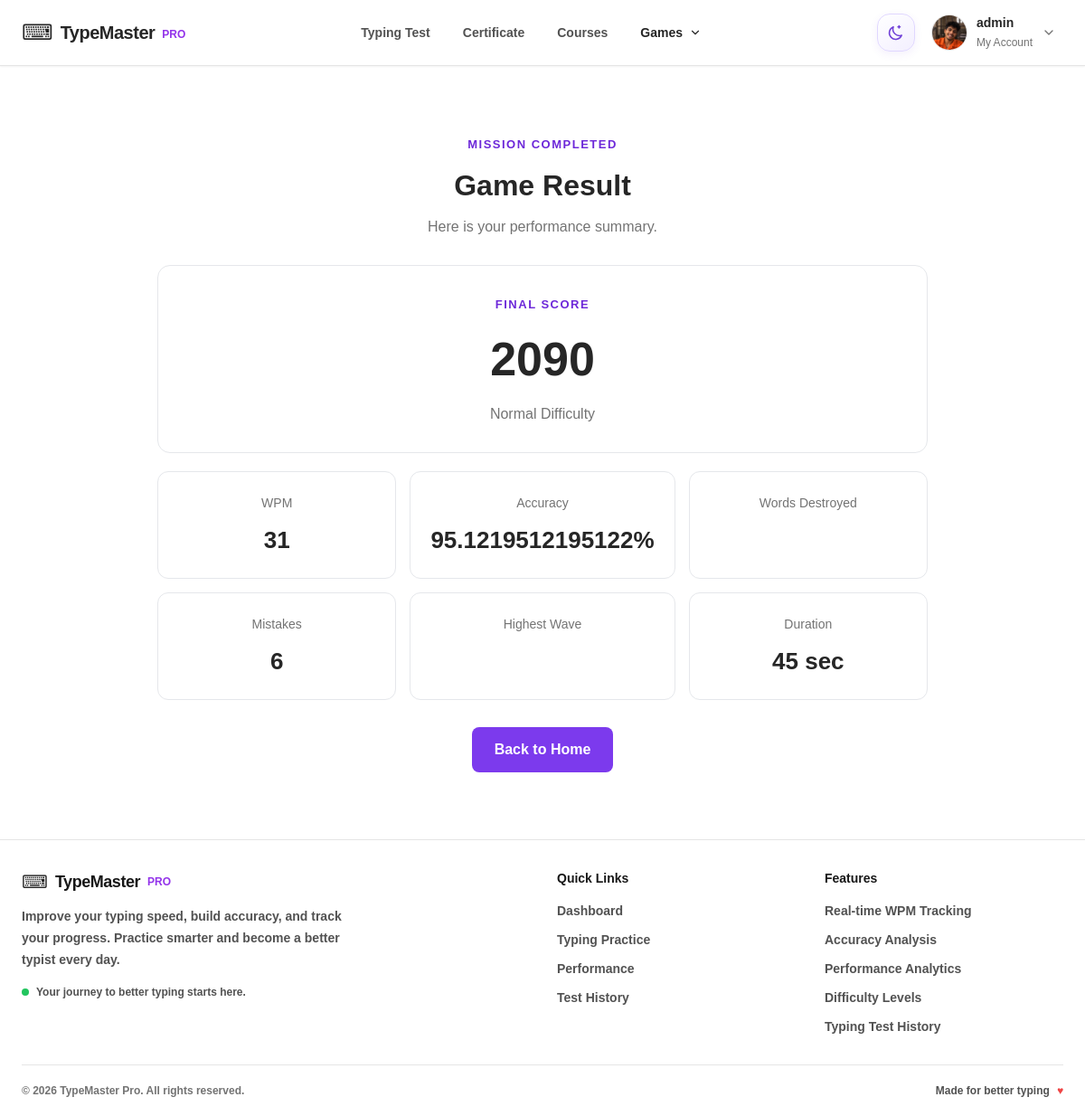
Screenshot of /type-fighter/result/1/ (signed in) with the database file from the repository.
### type/models.py (models this page shows, shortened)
class UserProfile(models.Model):
    user = models.OneToOneField(
        User,
        on_delete=models.CASCADE,
        related_name='profile'
    )
    bio = models.TextField(blank=True)
    profile_picture = models.ImageField(
        upload_to='profile_pictures/',
        blank=True,
        null=True
    )
    cover_image = models.ImageField(
        upload_to='profile_covers/',
        blank=True,
        null=True,
        help_text='Optional profile banner image.'
    )
    created_at = models.DateTimeField(auto_now_add=True)
    updated_at = models.DateTimeField(auto_now=True)

class TypeFighterResult(models.Model):
    DIFFICULTY_CHOICES = [
        ('easy', 'Easy'),
        ('normal', 'Normal'),
        ('hard', 'Hard'),
        ('extreme', 'Extreme'),
    ]
    RESULT_CHOICES = [
        ('win', 'Win'),
        ('loss', 'Loss'),
        ('draw', 'Draw'),
    ]
    user = models.ForeignKey(
        User,
        on_delete=models.CASCADE,
        related_name='type_fighter_results'
    )
    difficulty = models.CharField(
        max_length=10,
        choices=DIFFICULTY_CHOICES
    )
    result = models.CharField(
        max_length=10,
        choices=RESULT_CHOICES,
        default='draw'
    )
    score = models.PositiveIntegerField(default=0)
    wpm = models.PositiveIntegerField(default=0)
    accuracy = models.FloatField(default=0)
    words_typed = models.PositiveIntegerField(default=0)
    mistakes = models.PositiveIntegerField(default=0)
    wins = models.PositiveIntegerField(default=0)
    losses = models.PositiveIntegerField(default=0)
    knockouts = models.PositiveIntegerField(default=0)
    duration = models.PositiveIntegerField(default=0)
    created_at = models.DateTimeField(auto_now_add=True)
    class Meta:
        ordering = ['-created_at']
        indexes = [
            models.Index(fields=['user', '-created_at']),
            models.Index(fields=['user', 'difficulty']),
        ]

### type/views.py (the view)
# urls.py: path('type-fighter/result/<int:result_id>/', views.type_fighter_result, name='type_fighter_result'),
@login_required
def type_fighter_result(request, result_id):
    result = TypeFighterResult.objects.get(
        id=result_id,
        user=request.user
    )
    return render(request, 'games/type_fighter/result.html', {
        'result': result,
    })

### templates/games/type_fighter/result.html (shortened to what this page needs)
{% extends "base/base.html" %}
{% load static %}
{% block extra_css %}
<link rel="stylesheet" href="{% static 'games/space_shooter/css/result.css' %}">
{% endblock %}
{% block content %}
<div id="spaceShooterResult">
    <header>
        <span>MISSION COMPLETED</span>
        <h1>Game Result</h1>
        <p>Here is your performance summary.</p>
    </header>
    <section class="result-score">
        <span>FINAL SCORE</span>
        <h2>{{ result.score }}</h2>
        <p>{{ result.get_difficulty_display }} Difficulty</p>
    </section>
    <section class="result-grid">
        <div class="result-card">
            <span>WPM</span>
            <h3>{{ result.wpm }}</h3>
        </div>
        <div class="result-card">
            <span>Accuracy</span>
            <h3>{{ result.accuracy }}%</h3>
        </div>
        <div class="result-card">
            <span>Words Destroyed</span>
        </div>
        <div class="result-card">
            <span>Mistakes</span>
            <h3>{{ result.mistakes }}</h3>
        </div>
        <div class="result-card">
            <span>Highest Wave</span>
        </div>
        <div class="result-card">
            <span>Duration</span>
            <h3>{{ result.duration }} sec</h3>
        </div>
    </section>
    <a href="{% url 'type_fighter' %}" class="back-home">
        Back to Home
    </a>
</div>
{% endblock %}

### templates/components/navbar.html (shortened to what this page needs)
<header class="theme-header sticky top-0 inset-x-0 z-[100] bg-white/95 backdrop-blur-md border-b border-neutral-200 shadow-sm">
    <div class="max-w-7xl mx-auto px-4 sm:px-6 h-[72px] flex items-center justify-between">
        <a href="{% url 'home' %}" class="flex items-center gap-2">
            <span class="text-2xl">⌨</span>
            <span class="text-xl font-extrabold tracking-tight">TypeMaster</span>
            <span class="text-xs font-semibold text-purple-600 mt-1">PRO</span>
        </a>
        <nav class="hidden lg:flex items-center gap-1">
            <a href="{% url 'results' %}" class="theme-nav-link px-4 py-2.5 rounded-lg text-sm font-semibold text-neutral-600 hover:text-indigo-600 hover:bg-indigo-50 transition">
                Typing Test
            </a>
            <a href="{% url 'certifications' %}" class="theme-nav-link px-4 py-2.5 rounded-lg text-sm font-semibold text-neutral-600 hover:text-indigo-600 hover:bg-indigo-50 transition">
                Certificate
            </a>
            <a href="{% url 'home' %}" class="theme-nav-link px-4 py-2.5 rounded-lg text-sm font-semibold text-neutral-600 hover:text-indigo-600 hover:bg-indigo-50 transition">
                Courses
            </a>
<div class="games-nav-dropdown">
    <button type="button" class="theme-nav-link games-nav-trigger">
        <span>Games</span>
        <svg class="games-nav-arrow"
             width="14"
             height="14"
             viewBox="0 0 24 24"
             fill="none"
             stroke="currentColor"
             stroke-width="2"
             stroke-linecap="round"
             stroke-linejoin="round">
            <path d="m6 9 6 6 6-6"/>
        </svg>
    </button>
</div>
        </nav>
        <div class="flex items-center gap-3">
<button
    id="themeToggle"
    type="button"
    aria-label="Toggle dark mode"
    title="Toggle Dark Mode"
    class="theme-toggle-btn">
    <svg
        id="themeIcon"
        xmlns="http://www.w3.org/2000/svg"
        width="20"
        height="20"
        viewBox="0 0 24 24"
        fill="none"
        stroke="currentColor"
        stroke-width="1.8"
        stroke-linecap="round"
        stroke-linejoin="round">
    </svg>
</button>
            {% if request.user.is_authenticated %}
                <details class="relative group">
                    <summary class="theme-summary list-none cursor-pointer flex items-center gap-2.5 p-1.5 pr-2 rounded-xl hover:bg-neutral-100 transition select-none">
                        {% if request.user.profile.profile_picture %}
                            <img src="{{ request.user.profile.profile_picture.url }}" alt="Profile" class="w-10 h-10 rounded-full object-cover border border-neutral-200">
                        {% else %}
                            <div class="w-10 h-10 rounded-full bg-indigo-100 text-indigo-700 flex items-center justify-center font-bold uppercase">
                                {{ request.user.username|first }}
                            </div>
                        {% endif %}
                        <div class="hidden sm:block text-left">
                            <p class="text-sm font-bold text-neutral-800 leading-tight">{{ request.user.username }}</p>
                            <p class="text-xs text-neutral-500 mt-1">My Account</p>
                        </div>
                        <svg class="w-4 h-4 text-neutral-500 transition-transform group-open:rotate-180" fill="none" stroke="currentColor" viewBox="0 0 24 24">
                            <path stroke-linecap="round" stroke-linejoin="round" stroke-width="2" d="m6 9 6 6 6-6"/>
                        </svg>
                    </summary>
                </details>
            {% endif %}
        </div>
    </div>
</header>

### static/css/style.css (style rules this page uses)
* { box-sizing: border-box; }
html, body { min-height: 100%; margin: 0; }
html { scroll-behavior: smooth; }
body { font-family: Arial, Helvetica, sans-serif; background: var(--bg-primary); color: var(--text-primary); transition: background-color .25s ease, color .25s ease; }
:root, html[data-theme="light"] { color-scheme: light; --bg-primary: #ffffff; --bg-secondary: #f9fafb; --bg-tertiary: #f3f4f6; --bg-card: #ffffff; --bg-elevated: #ffffff; --text-primary: #262626; --text-secondary: #737373; --text-muted: #a3a3a3; --border-color: #e5e7eb; --border-soft: #f3f4f6; --hover-bg: #f0f0f0; --hover-border: #c4b5fd; --input-bg: #ffffff; --input-text: #262626; --input-placeholder: #a3a3a3; --accent: #7c3aed; --accent-hover: #6d28d9; --accent-soft: #f5f3ff; --accent-text: #6d28d9; --success-soft: #f0fdf4; --danger-soft: #fef2f2; --chart-grid: #e5e7eb; --chart-text: #737373; --chart-dot-border: #ffffff; --shadow-color: rgba(0, 0, 0, .06); }
body, main, section, article, aside, header, footer, nav, .dashboard-card, .theme-dropdown, .profile-page, .results-history { transition: background-color .2s ease, border-color .2s ease, color .2s ease; }
button, input, select, textarea { font-family: inherit; }
.theme-header { z-index: 100; }
img, video, canvas, svg { max-width: 100%; }
.theme-toggle-btn { width: 42px; height: 42px; display: inline-flex; align-items: center; justify-content: center; border: 1px solid #e0d7ff; border-radius: 14px; background: linear-gradient(145deg, #ffffff, #f3efff); color: #7040d8; box-shadow: 0 3px 10px rgba(112, 64, 216, 0.08); cursor: pointer; transition: all 0.25s ease; }
.theme-toggle-btn svg { transition: transform 0.3s ease; }
.games-nav-dropdown { position: relative; display: inline-flex; align-items: center; z-index: 150; }
.games-nav-trigger { display: inline-flex; align-items: center; justify-content: center; gap: 7px; padding: 10px 16px; border: none; border-radius: 9px; font-size: 14px; font-weight: 600; cursor: pointer; user-select: none; background: transparent; transition: color .2s ease, background-color .2s ease; }
.games-nav-arrow { flex-shrink: 0; transition: transform .2s ease; }

### static/games/space_shooter/css/result.css (style rules this page uses)
#spaceShooterResult { max-width: 900px; margin: 50px auto; padding: 24px; color: var(--text-primary); text-align: center; }
#spaceShooterResult header { margin-bottom: 30px; }
#spaceShooterResult header span, #spaceShooterResult .result-score span { color: var(--accent-text); font-size: 13px; font-weight: 600; letter-spacing: 1.5px; }
#spaceShooterResult h1 { font-size: 32px; font-weight: 700; margin: 10px 0; }
#spaceShooterResult p { color: var(--text-secondary); }
#spaceShooterResult .result-score { padding: 30px; background: var(--bg-card); border: 1px solid var(--border-color); border-radius: 14px; margin-bottom: 20px; }
#spaceShooterResult .result-score h2 { font-size: 52px; font-weight: 800; margin: 10px 0; }
#spaceShooterResult .result-grid { display: grid; grid-template-columns: repeat(3, 1fr); gap: 15px; margin-bottom: 30px; }
#spaceShooterResult .result-card { padding: 22px; background: var(--bg-card); border: 1px solid var(--border-color); border-radius: 12px; }
#spaceShooterResult .result-card span { color: var(--text-secondary); font-size: 14px; }
#spaceShooterResult .result-card h3 { font-size: 26px; font-weight: 700; margin-top: 10px; }
#spaceShooterResult .back-home { display: inline-block; padding: 13px 25px; background: var(--accent); color: white; text-decoration: none; border-radius: 8px; font-weight: 600; }

### rows the page displays
TypeFighterResult: score "2090", difficulty "Normal", wpm "31", accuracy "95.1219512195122", mistakes "6", duration "45"

### other values shown
{{ request.user.username }} "admin"
